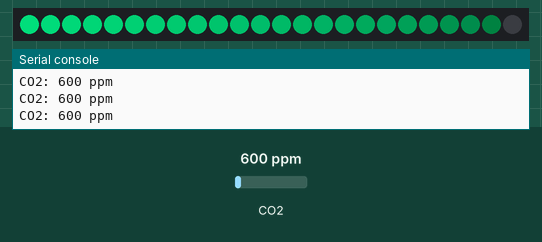
Simulated run of this program. Board: Raspberry Pi Pico running MicroPython. On the bench: 24 RGB LEDs in strip order, left to right, the last lines printed to the serial console. Inputs (shaded band) come from the test bench; at power-on: CO2 600 ppm. Dim RGB values are drawn brighter than linear.

Above: at 1.2 s.
1.3 s: CO2 set to 767 ppm
2.8 s: CO2 set to 832 ppm
At 3.12 s:
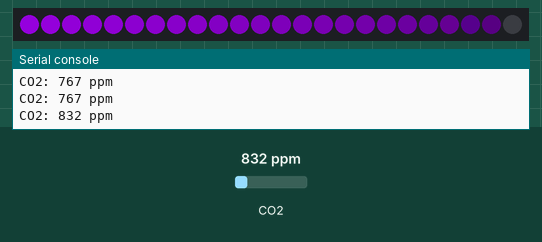
5.0 s: CO2 set to 1180 ppm
6.5 s: CO2 set to 1245 ppm
At 6.72 s:
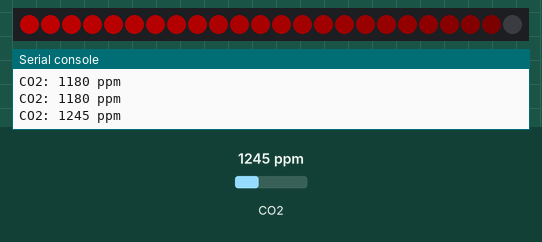
Timing chart, 0 to 9.5 s (numbered marks = the images above; inputs shaded):
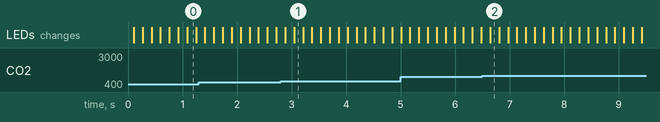

Measured:
- the behaviour switches between 799 and 800 ppm on CO2 (found by bisection; images 0 and 1)
- the behaviour switches between 1199 and 1200 ppm on CO2 (found by bisection; images 1 and 2)
- after the input at 2.8 s, the LEDs: first differ from a run without the input after 0.25 s (image 1)
- after the input at 6.5 s, the LEDs: change after 0.14 s (image 2)

The program:

mhz19b_ws2812b_sync.py
```python
# mhz19b_ws2812b_sync.py
from machine import Pin, UART
import neopixel
import time
import math

# -------- HW config --------
NUM_LEDS = 24
LED_PIN = 15
uart = UART(0, baudrate=9600, tx=Pin(0), rx=Pin(1))
np = neopixel.NeoPixel(Pin(LED_PIN), NUM_LEDS)
CMD = b"\xFF\x01\x86\x00\x00\x00\x00\x00\x79"

# -------- utils --------
def read_co2(timeout=0.1):
    uart.write(CMD)
    time.sleep(timeout)
    if uart.any() >= 9:
        d = uart.read(9)
        if d and len(d) == 9 and d[0] == 0xFF and d[1] == 0x86:
            return d[2]*256 + d[3]
    return None

def lerp(a,b,t):
    return int(a + (b-a)*t)

def lerp_color(c1,c2,t):
    return (lerp(c1[0],c2[0],t), lerp(c1[1],c2[1],t), lerp(c1[2],c2[2],t))

# color zones:
GOOD_A = (0,255,0)    # green
GOOD_B = (0,255,255)  # cyan
MID_A  = (0,0,255)    # blue
MID_B  = (255,0,255)  # magenta
BAD    = (255,0,0)    # red

# brightness scaling to protect power
BRIGHTNESS = 0.6  # 0..1 -> multiply channels

def scale_color(col, s):
    return (int(col[0]*s), int(col[1]*s), int(col[2]*s))

def co2_color(ppm, t):
    # t in [0,1] local phase for gradient/pulse
    if ppm < 800:
        return lerp_color(GOOD_A, GOOD_B, t)
    elif ppm < 1200:
        return lerp_color(MID_A, MID_B, t)
    else:
        # pulsed red
        pulse = (math.sin(t*6.28) + 1)/2  # 0..1
        val = int(128 + pulse*127)
        return (val, 0, 0)

def set_gradient(center_color):
    # simple gradient from center_color to a dimmer variant along strip
    for i in range(NUM_LEDS):
        pos = i / (NUM_LEDS-1)
        # mix center_color with black for tail
        c = (int(center_color[0]*(1-pos)), int(center_color[1]*(1-pos)), int(center_color[2]*(1-pos)))
        np[i] = scale_color(c, BRIGHTNESS)
    np.write()

# -------- main loop --------
t = 0.0
try:
    while True:
        ppm = read_co2()
        if ppm is None:
            print("No CO2 data")
            ppm = 0
        else:
            print("CO2:", ppm, "ppm")

        # choose phase for smooth transitions
        phase = (math.sin(t*0.5)+1)/2  # slow wave 0..1

        color = co2_color(ppm, phase)

        # faster pulse when bad
        if ppm >= 1200:
            # amplify time for pulse
            t += 0.2
        else:
            t += 0.04

        set_gradient(color)
        time.sleep(0.06)

except KeyboardInterrupt:
    # clear on exit
    for i in range(NUM_LEDS):
        np[i] = (0,0,0)
    np.write()
    print("Stopped")
```
